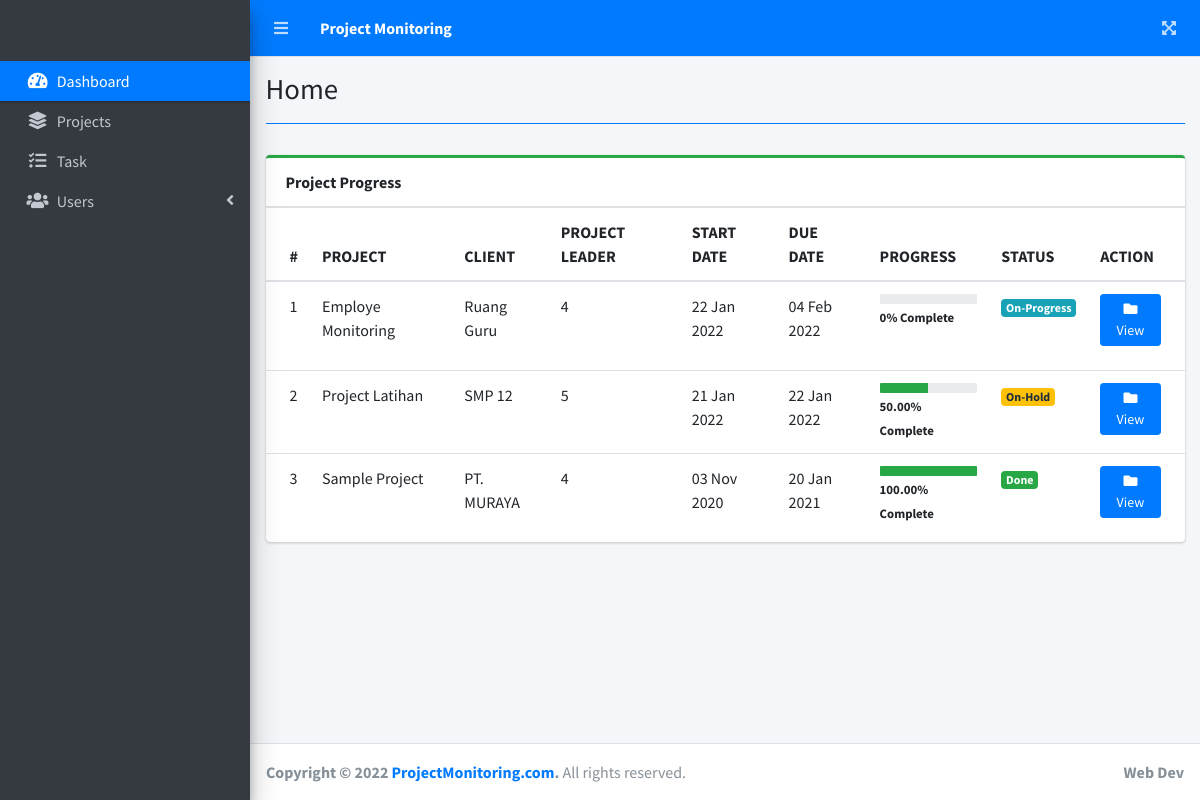
The page / (signed in) on the database its author committed.
### tables this page shows
CREATE TABLE `project_list` (
  `id` int(30) NOT NULL,
  `name` varchar(200) NOT NULL,
  `client` varchar(255) NOT NULL,
  `description` text NOT NULL,
  `status` tinyint(2) NOT NULL,
  `start_date` date NOT NULL,
  `end_date` date NOT NULL,
  `manager_id` int(30) NOT NULL,
  `user_ids` text NOT NULL,
  `date_created` datetime NOT NULL DEFAULT current_timestamp()
);

### home.php (the view, shortened to what this page needs)
<?php include('db_connect.php') ?>
      <div class="row">
        <div class="col-md-12">
        <div class="card card-outline card-success">
          <div class="card-header">
            <b>Project Progress</b>
          </div>
          <div class="card-body p-0">
            <div class="table-responsive">
              <table class="table m-0 table-hover">
                <thead>
                  <th>#</th>
                  <th>PROJECT</th>
                  <th>CLIENT</th>
                  <th>PROJECT LEADER</th>
                  <th>START DATE</th>
						      <th>DUE DATE</th>
                  <th>PROGRESS</th>
                  <th>STATUS</th>
                  <th>ACTION</th>
                </thead>
                <tbody>
                <?php
                $i = 1;
                $stat = array("Pending","Started","On-Progress","On-Hold","Over Due","Done");
                $where = "";
                $qry = $conn->query("SELECT * FROM project_list  $where order by name asc");
                while($row= $qry->fetch_assoc()):
                $tprog = $conn->query("SELECT * FROM task_list where project_id = {$row['id']}")->num_rows;
                $cprog = $conn->query("SELECT * FROM task_list where project_id = {$row['id']} and status = 3")->num_rows;
                $prog = $tprog > 0 ? ($cprog/$tprog) * 100 : 0;
                $prog = $prog > 0 ?  number_format($prog,2) : $prog;
                $prod = $conn->query("SELECT * FROM user_productivity where project_id = {$row['id']}")->num_rows;
                if($row['status'] == 0 && strtotime(date('Y-m-d')) >= strtotime($row['start_date'])):
                if($prod  > 0  || $cprog > 0)
                  $row['status'] = 2;
                else
                  $row['status'] = 1;
                elseif($row['status'] == 0 && strtotime(date('Y-m-d')) > strtotime($row['end_date'])):
                $row['status'] = 4;
                endif;
                  ?>
                  <tr>
                      <td>
                         <?php echo $i++ ?>
                      </td>
                      <td>
                          <a>
                              <?php echo ucwords($row['name']) ?>
                          </a>
                      </td>
                      <td>
							            <p><?php echo ucwords($row['client']) ?></p>
					          	</td>
                      <td>
							            <p><?php echo ucwords($row['user_ids']) ?></p>
					          	</td>
                      <td><?php echo date("d M Y",strtotime($row['start_date'])) ?></td>
						          <td><?php echo date("d M Y",strtotime($row['end_date'])) ?></td>
                      <td class="project_progress">
                          <div class="progress progress-sm">
                              <div class="progress-bar bg-green" role="progressbar" aria-valuenow="57" aria-valuemin="0" aria-valuemax="100" style="width: <?php echo $prog ?>%">
                              </div>
                          </div>
                          <small><b>
                              <?php echo $prog ?>% Complete</b>
                          </small>
                      </td>
                      <td class="project-state">
                          <?php
                            if($stat[$row['status']] =='Pending'){
                              echo "<span class='badge badge-secondary'>{$stat[$row['status']]}</span>";
                            }elseif($stat[$row['status']] =='Started'){
                              echo "<span class='badge badge-primary'>{$stat[$row['status']]}</span>";
                            }elseif($stat[$row['status']] =='On-Progress'){
                              echo "<span class='badge badge-info'>{$stat[$row['status']]}</span>";
                            }elseif($stat[$row['status']] =='On-Hold'){
                              echo "<span class='badge badge-warning'>{$stat[$row['status']]}</span>";
                            }elseif($stat[$row['status']] =='Over Due'){
                              echo "<span class='badge badge-danger'>{$stat[$row['status']]}</span>";
                            }elseif($stat[$row['status']] =='Done'){
                              echo "<span class='badge badge-success'>{$stat[$row['status']]}</span>";
                            }
                          ?>
                      </td>
                      <td>
                        <a class="btn btn-primary btn-sm" href="./index.php?page=view_project&id=<?php echo $row['id'] ?>">
                              <i class="fas fa-folder">
                              </i>
                              View
                        </a>
                      </td>
                  </tr>
                <?php endwhile; ?>
                </tbody>
              </table>
            </div>
          </div>
        </div>
        </div>
      </div>

### rows shown on the page
project_list: name "Employe Monitoring", client "Ruang Guru", user_ids "4", start_date "22 Jan 2022", end_date "04 Feb 2022", prog "0", status "On-Progress"
project_list: name "Project Latihan", client "SMP 12", user_ids "5", start_date "21 Jan 2022", end_date "22 Jan 2022", prog "50.00", status "On-Hold"
project_list: name "Sample Project", client "PT. MURAYA", user_ids "4", start_date "03 Nov 2020", end_date "20 Jan 2021", prog "100.00", status "Done"

### other values the page prints
$title "Home"
